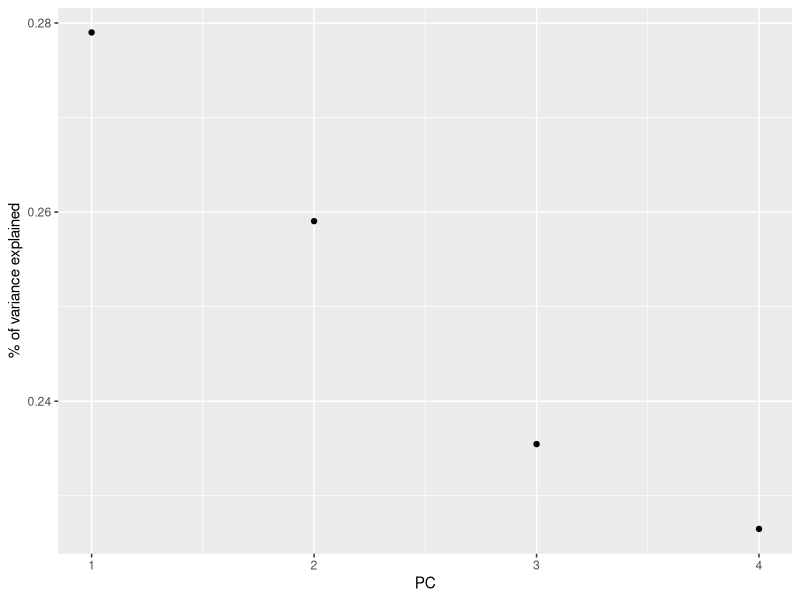
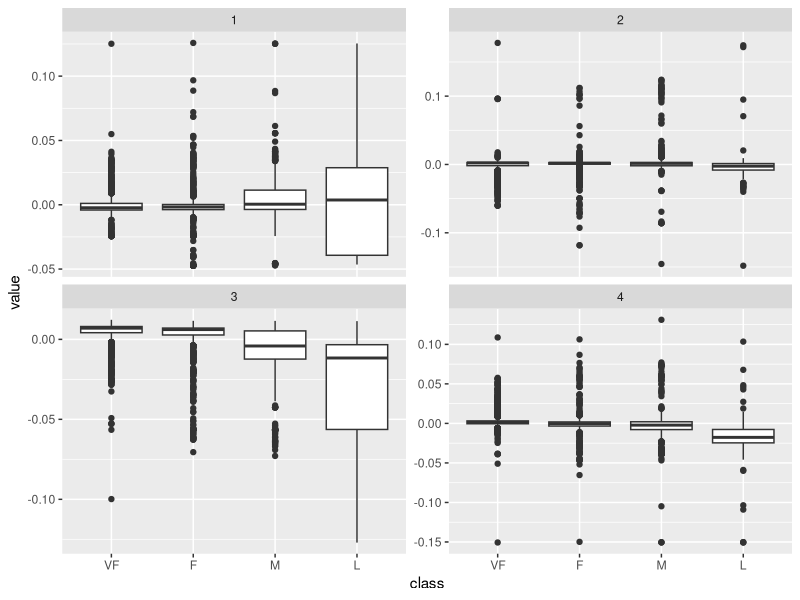

Write the R code that produced these figures, in order.
# r2py crawler metadata
# package: broom
# source_type: rd_example
# topic: tidy_irlba.Rd
# source_file: C:\Users\bened\AppData\Local\R\win-library\4.5\broom\help
# lines: 31

suppressPackageStartupMessages(library(broom))
if (rlang::is_installed(c("modeldata", "ggplot2"))) withAutoprint({ # examplesIf

library(modeldata)
data(hpc_data)

mat <- scale(as.matrix(hpc_data[, 2:5]))
s <- svd(mat)

tidy_u <- tidy(s, matrix = "u")
tidy_u

tidy_d <- tidy(s, matrix = "d")
tidy_d

tidy_v <- tidy(s, matrix = "v")
tidy_v

library(ggplot2)
library(dplyr)

ggplot(tidy_d, aes(PC, percent)) +
  geom_point() +
  ylab("% of variance explained")

tidy_u |>
  mutate(class = hpc_data$class[row]) |>
  ggplot(aes(class, value)) +
  geom_boxplot() +
  facet_wrap(~PC, scale = "free_y")
}) # examplesIf
